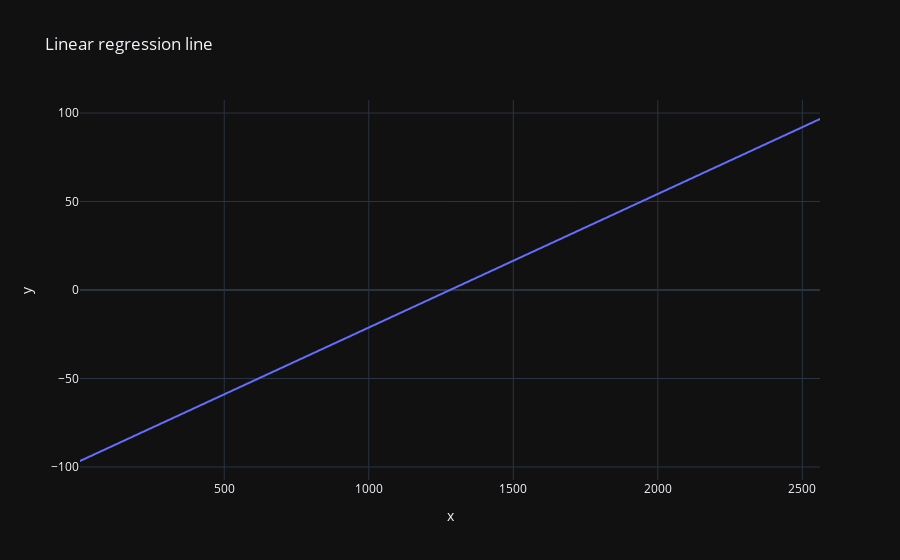
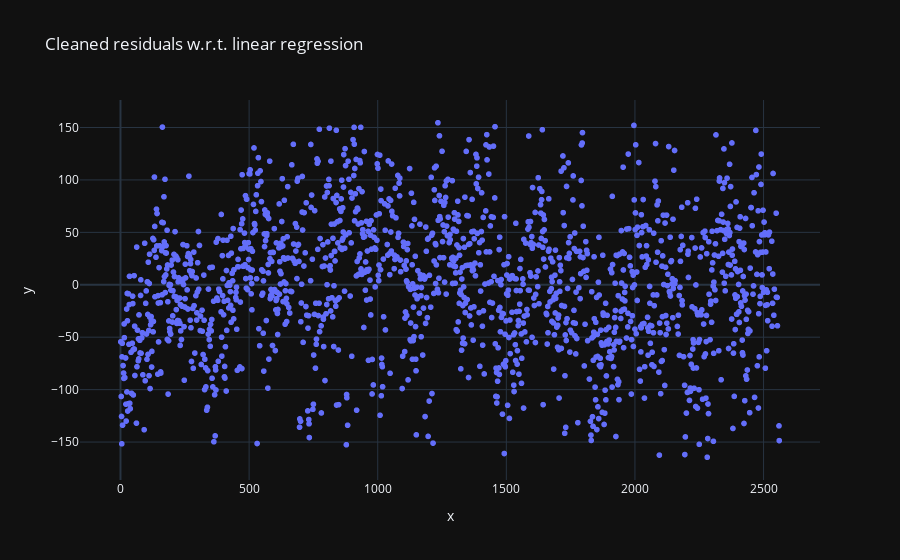

Notebook source saved alongside these figures, in order:
### Code cell
from scipy.fft import fft, ifft, fftfreq
from scipy.interpolate import interp1d
from scipy.io.wavfile import write

train_df = train_df.sort_values(by=ZICD)

display(train_df.head())

clean_x = train_df[ZICD]
clean_y = train_df[MED_RES]

# linear regress again with clean df
# Do linear regression
clean_slope, clean_intercept, clean_r_value, clean_p_value, clean_std_err = stats.linregress(clean_x,clean_y)

# Calculate Residuals
clean_predicted_y = clean_slope * clean_x + clean_intercept
clean_residuals = clean_y - clean_predicted_y

px.line(x=clean_x, y=clean_predicted_y, title="Linear regression line").show()
px.scatter(x=clean_x, y=clean_residuals, title="Cleaned residuals w.r.t. linear regression").show()


regular_x = np.arange(clean_x.min(),clean_x.max()+1,1)

f = interp1d(clean_x, clean_residuals, kind='linear')
regular_y = f(regular_x)

regular_line = interp1d(clean_x, clean_predicted_y, kind='linear')
regular_y_line = f(regular_x)

px.line(x=regular_x, y=regular_y_line, title="Linear regression").show()

# Plot the interpolated samples
px.line(df, x=regular_x, y=regular_y, title="Interpolated samples").show()


# Number of samples
N = len(regular_y)

# Spacing interpolated to be 1/366
T = 1 / 2562


yf = fft(regular_y)
xf = fftfreq(N, T)[0:N//2]
wavelength_in_days = 1/fftfreq(N, T)[1:N//2]

# magnitude = 2.0/N * np.abs(yf[1:N//2])
magnitude_with_first_value = 2.0/N * np.abs(yf[0:N//2])
# transform_plot = px.line(x=wavelength_in_days,y=magnitude, title="FFT Magnitude For Wavelength")
# transform_plot.update_layout(xaxis_title="Wavelength in days", yaxis_title="Magnitude")
# transform_plot.show()

px.line(x=xf, y = magnitude_with_first_value, title="FFT Magnitude for Frequency").show()

train_df.head()

### Figure 1 — Plotly figure (JSON) as saved in the notebook; plotly's stock layout.template omitted (floating-point values rounded to 4 significant figures; data arrays with more than 128 entries replaced by an {"elided": "..."} marker saying what was removed)
{"data": [{"hovertemplate": "x=%{x}<br>y=%{y}<extra></extra>", "legendgroup": "", "line": {"color": "#636efa", "dash": "solid"}, "marker": {"symbol": "circle"}, "mode": "lines", "name": "", "showlegend": false, "x": {"elided": "1570 int values"}, "xaxis": "x", "y": {"elided": "1570 float values"}, "yaxis": "y", "type": "scattergl"}], "layout": {"xaxis": {"anchor": "y", "domain": [0.0, 1.0], "title": {"text": "x"}}, "yaxis": {"anchor": "x", "domain": [0.0, 1.0], "title": {"text": "y"}}, "legend": {"tracegroupgap": 0}, "title": {"text": "Linear regression line"}}}

### Figure 2 — Plotly figure (JSON) as saved in the notebook; plotly's stock layout.template omitted (floating-point values rounded to 4 significant figures; data arrays with more than 128 entries replaced by an {"elided": "..."} marker saying what was removed)
{"data": [{"hovertemplate": "x=%{x}<br>y=%{y}<extra></extra>", "legendgroup": "", "marker": {"color": "#636efa", "symbol": "circle"}, "mode": "markers", "name": "", "showlegend": false, "x": {"elided": "1570 int values"}, "xaxis": "x", "y": {"elided": "1570 float values"}, "yaxis": "y", "type": "scattergl"}], "layout": {"xaxis": {"anchor": "y", "domain": [0.0, 1.0], "title": {"text": "x"}}, "yaxis": {"anchor": "x", "domain": [0.0, 1.0], "title": {"text": "y"}}, "legend": {"tracegroupgap": 0}, "title": {"text": "Cleaned residuals w.r.t. linear regression"}}}
